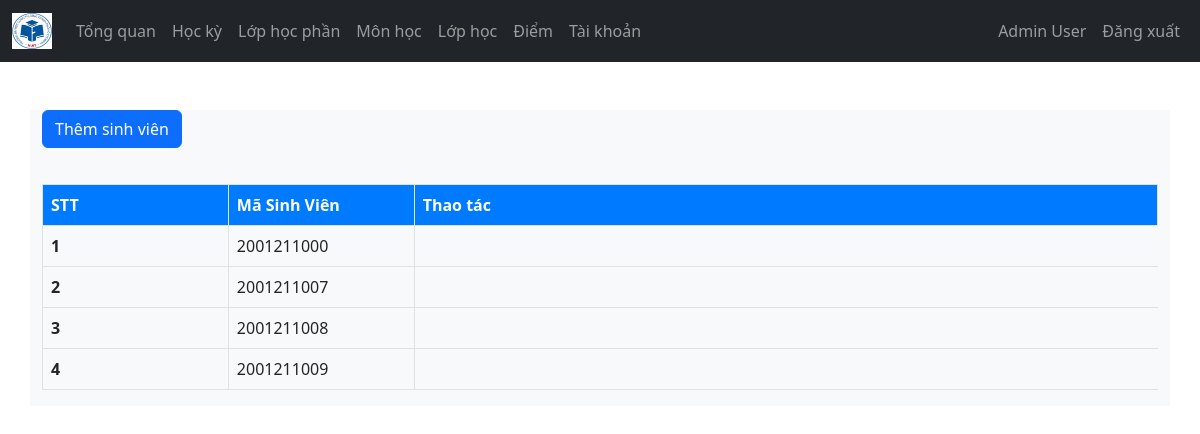
The app's page /Admin/motlophocphan.php?id_lhp=010100174215 (signed in) with its own data.
### tables this page shows
CREATE TABLE `users` (
  `id_user` varchar(10) NOT NULL,
  `password` varchar(255) NOT NULL,
  `role` varchar(50) NOT NULL CHECK (`role` in ('admin','teacher','student')),
  `ten` varchar(100) DEFAULT NULL,
  `email` varchar(100) DEFAULT NULL,
  `gioi_tinh` varchar(5) DEFAULT NULL,
  `ngay_sinh` date DEFAULT NULL,
  `dia_chi` text DEFAULT NULL,
  `hinh_the` varchar(200) DEFAULT 'undraw_profile.svg',
  `ma_lop` int(11) DEFAULT NULL,
  `khoa` varchar(50) DEFAULT NULL,
  `otp` varchar(10) DEFAULT NULL,
  `otp_verified` tinyint(1) DEFAULT 0
);

CREATE TABLE `danhsachlophocphan` (
  `id_lhp` varchar(12) NOT NULL,
  `ma_sv` varchar(10) NOT NULL
);

### controller/admin_ctl.php (called while the page is built, shortened)
<?php
include "../connect.php";
$user = $_SESSION['id_user'] ?? null;
function getAdminInfo($user, $conn) {
    $sql = "SELECT * FROM users WHERE id_user = ? AND role = 'admin'";
    $stmt = $conn->prepare($sql);
    $stmt->execute([$user]);
    return $stmt->fetch(PDO::FETCH_ASSOC);
}
if (isset($_GET['id_lhp'])) {
    $id_lhp = $_GET['id_lhp'];
    $lopHocPhan = getMotLopHocPhan($id_lhp, $conn);
}
function getMotLopHocPhan($id_lhp, $conn) {
    try {
        $sql = "SELECT * FROM danhsachlophocphan WHERE id_lhp = :id_lhp";
        $stmt = $conn->prepare($sql);
        $stmt->bindParam(':id_lhp', $id_lhp);
        $stmt->execute();
        return $stmt->fetchAll(PDO::FETCH_ASSOC);
    } catch (PDOException $e) {
        error_log("Lỗi khi lấy thông tin lớp học: " . $e->getMessage());
        return false;
    }
}
function getLopHocPhanById($id_lhp, $conn) {
    try {
        $sql = "SELECT * FROM danhsachlophocphan WHERE id_lhp = :id_lhp";
        $stmt = $conn->prepare($sql);
        $stmt->bindParam(':id_lhp', $id_lhp);
        $stmt->execute();
        return $stmt->fetchAll(PDO::FETCH_ASSOC);
    } catch (PDOException $e) {
        error_log("Lỗi khi lấy thông tin lớp học: " . $e->getMessage());
        return false;
    }
}

### Admin/motlophocphan.php (the view, shortened to what this page needs)
<?php
if (isset($_SESSION['id_user']) && $_SESSION['role'] == 'admin') {
    include "../controller/admin_ctl.php";
    $admin = getAdminInfo($user, $conn);
    if (isset($_GET['id_lhp']) && !empty($_GET['id_lhp'])) {
        $id_lhp = $_GET['id_lhp'];
        $lopHocPhan = getLopHocPhanById($id_lhp, $conn);
        if ($lopHocPhan) {
?>
<!DOCTYPE html>
<html lang="en">
<head>
    <link rel="stylesheet" href="https://cdn.jsdelivr.net/npm/bootstrap@5.2.0/dist/css/bootstrap.min.css">
    <link rel="stylesheet" href="../css/style1.css">
    <link rel="stylesheet" href="https://cdnjs.cloudflare.com/ajax/libs/font-awesome/4.7.0/css/font-awesome.min.css">
</head>
<body>
    <?php include "navbar.php"; ?>
    <div class="container mt-5 bg-light">
        <a class="btn btn-primary" href="themsv.php">Thêm sinh viên</a>
        <div class="table-responsive">
            <table class="table table-bordered mt-3 table-hover">
                <thead>
                    <tr>
                        <th scope="col">STT</th>
                        <th scope="col">Mã Sinh Viên</th>
                        <th scope="col">Thao tác</th>
                    </tr>
                </thead>
                <tbody>
                    <?php
                    $i = 1;
                    foreach ($lopHocPhan as $lop) {
                    ?>
                        <tr>
                            <th scope="row" class="col-2"><?php echo $i; $i++; ?></th>
                            <td scope="row" class="col-2"><?= $lop['ma_sv'] ?></td>
                        </tr>
                    <?php } ?>
                </tbody>
            </table>
        </div>
    </div>
</body>
</html>
<?php
        } else {
            echo "Không tìm thấy môn học.";
        }
    } else {
        echo "Mã môn học không được cung cấp.";
    }
} else {
    header("Location: ../login.php");
    exit;
}

### Admin/navbar.php (shortened to what this page needs)
<nav class="navbar navbar-expand-lg navbar-dark bg-dark">
        <div class="container-fluid">
                <a class="navbar-brand" href="../index.php">
                <img src="../image/logo.png" width="40">
                </a>
                <div class="collapse navbar-collapse" id="navbarSupportedContent">
                    <ul class="navbar-nav me-auto mb-2 mb-lg-0" id="navLinks">
                            <li class="nav-item">
                            <a class="nav-link" aria-current="page" href="index.php">Tổng quan</a>
                            </li>
                            <li class="nav-item">
                            <a class="nav-link" href="hocky.php">Học kỳ</a>
                            </li>
                            <li class="nav-item">
                            <a class="nav-link" href="lophocphan.php">Lớp học phần</a>
                            </li>
                            <li>
                             <a class="nav-link" href="monhoc.php">Môn học </a>
                            </li>
                            <li>
                             <a class="nav-link" href="lophoc.php">Lớp học</a>
                            </li>
                            <li>
                             <a class="nav-link" href="#">Điểm</a>
                            </li>
                            <li class="nav-item">
                            <a class="nav-link" href="taikhoan.php">Tài khoản</a>
                            </li>
                    </ul>
                    <ul class="navbar-nav me-right mb-2 mb-lg-0">
                        <li class="nav-item">
                        <a class="nav-link" href="index.php">
                            <?= $admin['ten'] ?>
                        </a>
                        </li>
                        <li class="nav-item">
                        <a class="nav-link" href="../logout.php">Đăng xuất</a>
                        </li>
                    </ul>
                </div>
        </div>
</nav>

### css/style1.css (style rules this page uses)
.table-responsive { margin-top: 20px; }
.table thead th { background-color: #007bff; color: white; }

### records on screen
users: ten "Admin User"
danhsachlophocphan: ma_sv "2001211000"
danhsachlophocphan: ma_sv "2001211007"
danhsachlophocphan: ma_sv "2001211008"
danhsachlophocphan: ma_sv "2001211009"
